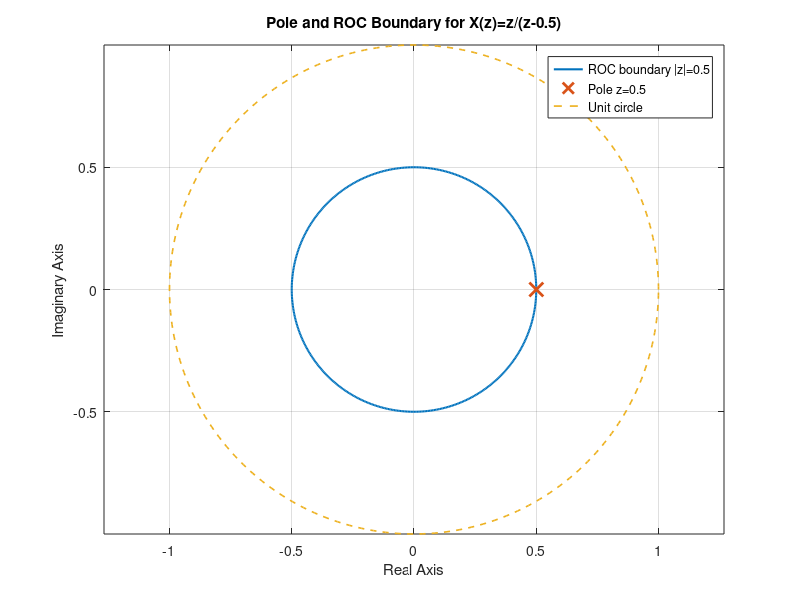

Source code (MATLAB):
clc;
clear;
close all;

% Example: x[n] = (0.5)^n u[n]
a = 0.5;

% Z-transform:
% X(z) = 1/(1-a*z^(-1)) = z/(z-a)
% For a = 0.5:
% X(z) = z/(z-0.5)
% ROC: |z| > 0.5

fprintf('X(z) = z/(z-0.5)\n');
fprintf('ROC: |z| > 0.5\n');

theta = linspace(0,2*pi,500);

figure;
plot(0.5*cos(theta),0.5*sin(theta),'LineWidth',1.5);
hold on;
plot(0.5,0,'x','MarkerSize',10,'LineWidth',2);
plot(cos(theta),sin(theta),'--','LineWidth',1.2);

grid on;
axis equal;
xlabel('Real Axis');
ylabel('Imaginary Axis');
title('Pole and ROC Boundary for X(z)=z/(z-0.5)');
legend('ROC boundary |z|=0.5','Pole z=0.5','Unit circle');
